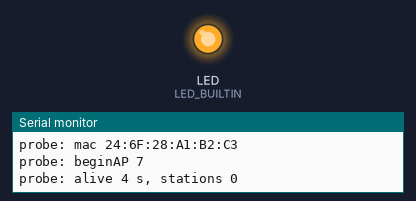
A program run on a simulated Raspberry Pi Pico W. Parts: output pins drawn as LEDs (lit = HIGH), the last lines printed to the serial monitor. A WiFi scan finds three made-up networks.

Above: at 6.0 s.
At 9.0 s:
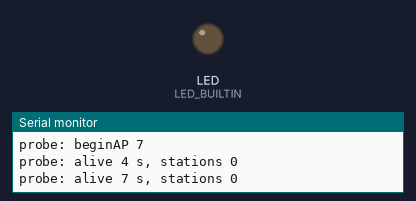
Timing chart, 0 to 12.3 s (numbered marks = the images above):
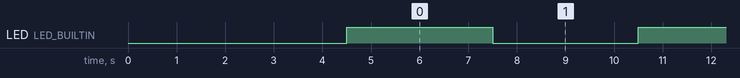

The program:

main.cpp
```cpp
// Pico W probe: does the WiFi chip work? Shows its address, scans the networks around, then starts an access
// point "NavPlotter-probe" (password navplotter). If the start-up does not complete (a board that is not a
// real Pico W), the second core puts the board back in loader mode.
#include <Arduino.h>
#include <WiFi.h>

volatile bool startupDone = false;
void loop1() {
  if(!startupDone && millis() > 40000) rp2040.rebootToBootloader();
  delay(100);
}

void setup() {
  Serial.begin(115200);
  delay(2500);
  Serial.println("probe: scanning"); Serial.flush();
  int n = WiFi.scanNetworks();
  Serial.printf("probe: scan found %d networks\n", n);
  for(int i = 0; i < n && i < 12; i++) Serial.printf("probe:   ch %d rssi %d\n", (int)WiFi.channel(i), (int)WiFi.RSSI(i));
  uint8_t mac[6]; WiFi.macAddress(mac);
  Serial.printf("probe: mac %02X:%02X:%02X:%02X:%02X:%02X\n", mac[0], mac[1], mac[2], mac[3], mac[4], mac[5]); Serial.flush();
  WiFi.mode(WIFI_AP);
  int r = WiFi.beginAP("NavPlotter-probe", "navplotter", 6);
  Serial.printf("probe: beginAP %d\n", r); Serial.flush();
  pinMode(LED_BUILTIN, OUTPUT);
  startupDone = true;
}

void loop() {
  static unsigned long last = 0;
  if(millis() - last < 3000) return;
  last = millis();
  digitalWrite(LED_BUILTIN, !digitalRead(LED_BUILTIN));
  Serial.printf("probe: alive %lu s, stations %d\n", millis() / 1000, WiFi.softAPgetStationNum());
}
```

Measured:
- by itself, LED (LED_BUILTIN): alternates HIGH for 3.0 s and LOW for 3.0 s
